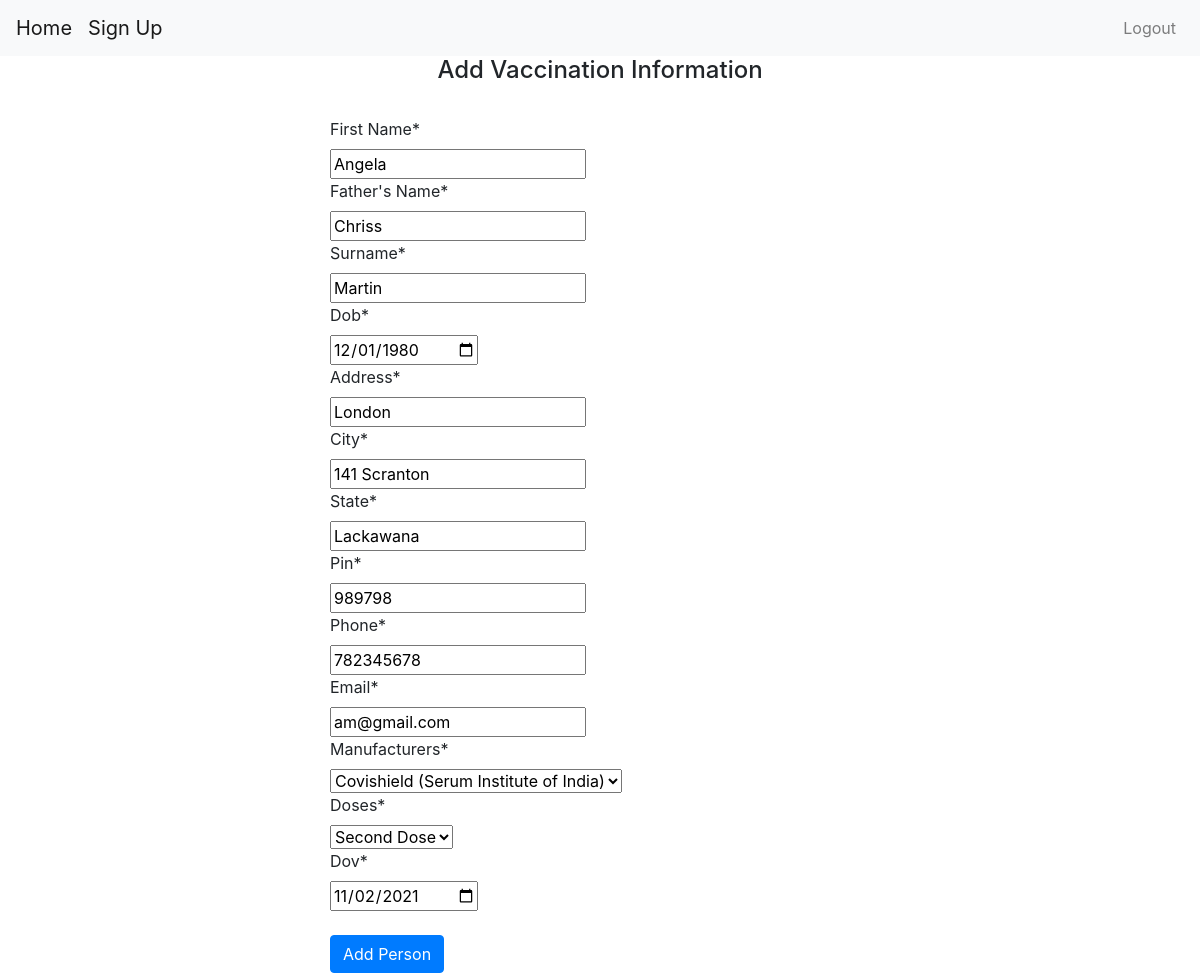
Page /update-details/6/ (signed in) on the committed database.
### portal/models.py (models this page shows, shortened)
class Person(models.Model):
    manufacturers = [
        ('Covaxin', 'Covaxin (Bharat Biotech)'),
        ('Covishield', 'Covishield (Serum Institute of India)'),
        ('Sputnik', 'Sputnik V'),
    ]
    doses = [
        ('1st', 'First Dose'),
        ('2nd', 'Second Dose'),
    ]
    name = models.CharField(max_length=500, verbose_name='First Name')
    fname = models.CharField(max_length=500, verbose_name="Father's Name")
    lname = models.CharField(max_length=500, verbose_name="Surname")
    dob = models.DateField(auto_now_add=False, verbose_name='Date of Birth')
    address = models.CharField(max_length=500)
    city = models.CharField(max_length=50)
    state = models.CharField(max_length=50)
    pin = models.IntegerField()
    phone = models.IntegerField()
    email = models.EmailField(max_length=254)
    manufacturers = models.CharField(max_length=50, choices=manufacturers)
    doses = models.CharField(max_length=50, choices=doses)
    dov = models.DateField(auto_now_add=False, verbose_name='Date of Vaccination')

### portal/views.py (the view)
# urls.py: path('update-details/<str:pk>/', views.update_view, name='update-details'),
def update_view(request, pk):
    context = {}
    obj = get_object_or_404(Person, id=pk)
    form = PersonForm(request.POST or None, instance=obj)
    if form.is_valid():
        form.save()
        messages.success(request, 'Vaccination details of a {} updated successfully.'.format(str(obj)))
        return redirect('dashboard')
    context['person_object'] = form
    return render(request, 'add-vaccine-details.html', context)

### portal/forms.py
class PersonForm(forms.ModelForm):
    dob = fields.DateField(widget=forms.widgets.DateInput(attrs={'type': 'date'}))
    dov = fields.DateField(widget=forms.widgets.DateInput(attrs={'type': 'date'}))
    class Meta:
        model = Person
        fields = '__all__'

### portal/templates/add-vaccine-details.html (shortened to what this page needs)
{% extends 'base.html' %}
{% block content %}
    {% if user.is_authenticated %}
      {% load crispy_forms_tags %}
        <div class="col-lg-12 student">
        <div class="container">
        <div class="row">
        <div class="col-lg-12 text-center">
        <h4>Add Vaccination Information</h4> <br>
        </div>
        <div class="col-lg-6 mx-auto forms">
        <form action="." method="post">
        {{person_object|crispy}}
        <br>
        <button class="btn btn-primary" type="submit">Add Person</button>
        </form>
        </div>
        </div>
        </div>
        </div>
    {% else %}
            <a class="btn btn-primary btn-lg" href="{% url 'login' %}" role="button">Log In</a>
            <p>You are not logged in</p>
            <a href="{% url 'login' %}">Log In</a>
    {% endif %}
{% endblock %}

### portal/static/css/styles.css (style rules this page uses)
body { margin: 0; }

### rows in the picture
Person: name "Angela", fname "Chriss", lname "Martin", dob "12/01/1980", address "London", city "141 Scranton", state "Lackawana", pin "989798", phone "782345678", email "am@gmail.com", manufacturers "Covishield (Serum Institute of India)", doses "Second Dose", dov "11/02/2021"
